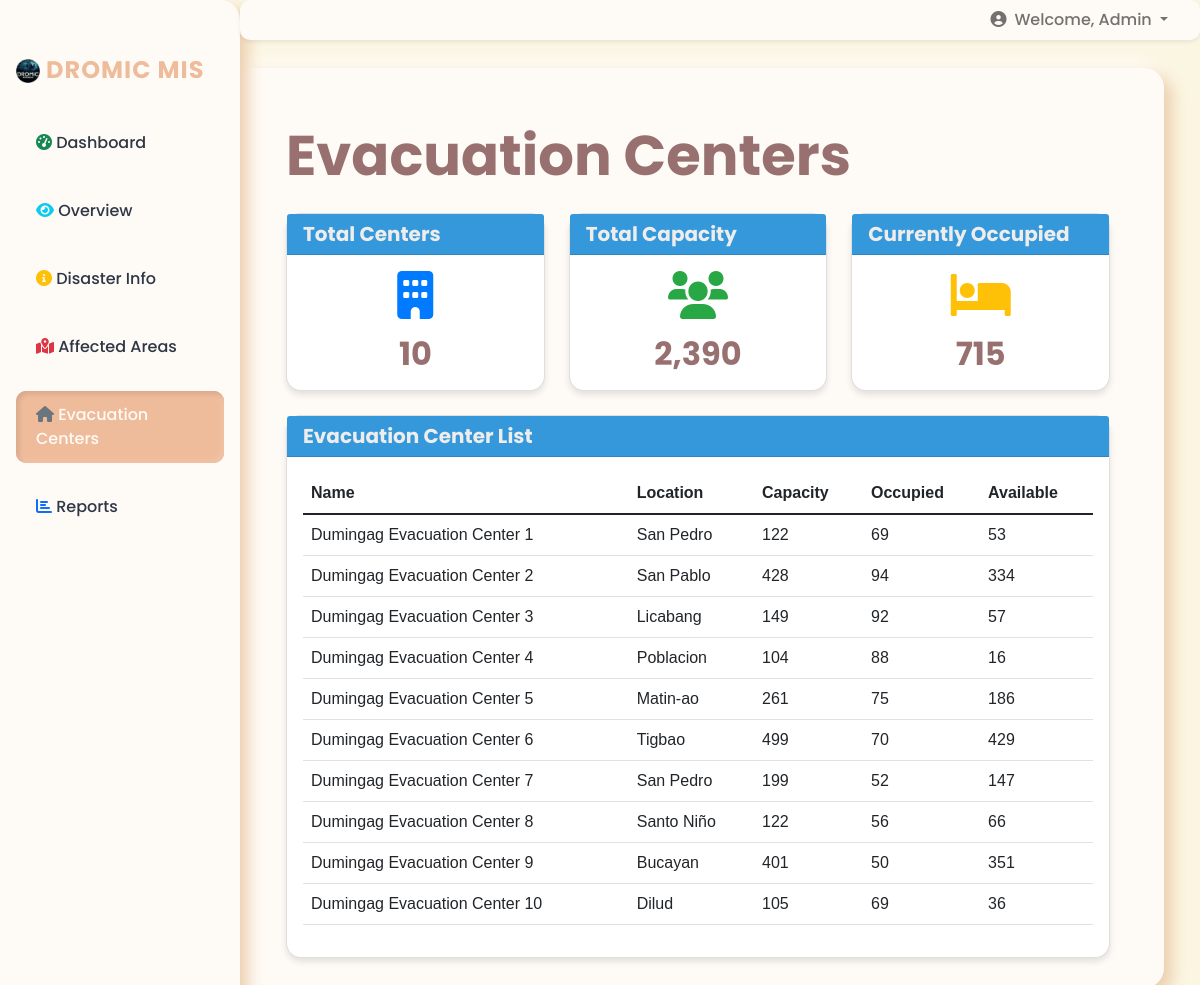
The page /evacuation-centers/ on the database its author committed.
### core/models.py (models this page shows, shortened)
class EvacuationCenter(models.Model):
    name = models.CharField(max_length=100)
    location = models.CharField(max_length=255)
    capacity = models.IntegerField()
    current_occupancy = models.IntegerField(default=0)

### core/views.py (the view)
# urls.py: path('evacuation-centers/', views.evacuation_centers, name='evacuation_centers'),
def evacuation_centers(request):
    centers = EvacuationCenter.objects.all()
    context = {
        'centers': centers,
        'total_centers': centers.count(),
        'total_capacity': centers.aggregate(Sum('capacity'))['capacity__sum'],
        'total_occupied': centers.aggregate(Sum('current_occupancy'))['current_occupancy__sum'],
    }
    return render(request, 'core/evacuation_centers.html', context)

### core/templatetags/custom_filters.py (called while the page is built)
@register.filter
def sub(value, arg):
    return value - arg

### core/templates/core/evacuation_centers.html (shortened to what this page needs)
{% extends 'base.html' %}
{% load static %}
{% load humanize %}
{% load custom_filters %}
{% block content %}
<div class="container-fluid mt-4">
    <h1 class="display-4 mb-4">Evacuation Centers</h1>
    <div class="row mb-4">
        <div class="col-md-4">
            <div class="card dashboard-card">
                <div class="card-header dashboard-card-header">
                    <h5 class="card-title mb-0">Total Centers</h5>
                </div>
                <div class="card-body text-center">
                    <i class="fas fa-building dashboard-icon mb-3" style="color: #007bff;"></i>
                    <h2 class="card-text">{{ total_centers }}</h2>
                </div>
            </div>
        </div>
        <div class="col-md-4">
            <div class="card dashboard-card">
                <div class="card-header dashboard-card-header">
                    <h5 class="card-title mb-0">Total Capacity</h5>
                </div>
                <div class="card-body text-center">
                    <i class="fas fa-users dashboard-icon mb-3" style="color: #28a745;"></i>
                    <h2 class="card-text">{{ total_capacity|intcomma }}</h2>
                </div>
            </div>
        </div>
        <div class="col-md-4">
            <div class="card dashboard-card">
                <div class="card-header dashboard-card-header">
                    <h5 class="card-title mb-0">Currently Occupied</h5>
                </div>
                <div class="card-body text-center">
                    <i class="fas fa-bed dashboard-icon mb-3" style="color: #ffc107;"></i>
                    <h2 class="card-text">{{ total_occupied|intcomma }}</h2>
                </div>
            </div>
        </div>
    </div>
    <div class="card dashboard-card mt-4">
        <div class="card-header dashboard-card-header">
            <h5 class="card-title mb-0">Evacuation Center List</h5>
        </div>
        <div class="card-body">
            <div class="table-responsive">
                <table class="table table-hover">
                    <thead>
                        <tr>
                            <th>Name</th>
                            <th>Location</th>
                            <th>Capacity</th>
                            <th>Occupied</th>
                            <th>Available</th>
                        </tr>
                    </thead>
                    <tbody>
                        {% for center in centers %}
                        <tr>
                            <td>{{ center.name }}</td>
                            <td>{{ center.location }}</td>
                            <td>{{ center.capacity|intcomma }}</td>
                            <td>{{ center.current_occupancy|intcomma }}</td>
                            <td>{{ center.capacity|sub:center.current_occupancy|intcomma }}</td>
                        </tr>
                        {% endfor %}
                    </tbody>
                </table>
            </div>
        </div>
    </div>
</div>
{% endblock %}

### core/templates/base.html (shortened to what this page needs)
{% load static %}
<!DOCTYPE html>
<html lang="en">
<head>
    <link href="https://cdn.jsdelivr.net/npm/bootstrap@5.3.0/dist/css/bootstrap.min.css" rel="stylesheet">
    <link href="https://cdnjs.cloudflare.com/ajax/libs/font-awesome/6.0.0-beta3/css/all.min.css" rel="stylesheet">
    <link href="https://cdn.jsdelivr.net/npm/bootstrap@5.1.3/dist/css/bootstrap.min.css" rel="stylesheet">
    <link href="https://cdnjs.cloudflare.com/ajax/libs/font-awesome/6.0.0-beta3/css/all.min.css" rel="stylesheet">
    <link rel="stylesheet" href="{% static 'css/styles.css' %}">
</head>
<body>
    <div class="container-fluid">
        <div class="row">
            {% block sidebar %}
            <nav id="sidebar" class="col-md-3 col-lg-2 d-md-block sidebar collapse">
                <div class="position-sticky sidebar-sticky">
                    <h3 class="sidebar-heading"><img src="{% static 'img/dromic_logo.png' %}" alt="DROMIC Logo" width="24" height="24"> DROMIC MIS</h3>                                        <ul class="nav flex-column">
                        <li class="nav-item">
                            <a class="nav-link" href="{% url 'dashboard' %}"><i class="fas fa-tachometer-alt text-success "></i> Dashboard</a>
                        </li>
                        <li class="nav-item">
                            <a class="nav-link" href="{% url 'overview' %}"><i class="fas fa-eye text-info"></i> Overview</a>
                        </li>
                        <li class="nav-item">
                            <a class="nav-link" href="{% url 'disaster_info' %}"><i class="fas fa-info-circle text-warning"></i> Disaster Info</a>
                        </li>
                        <li class="nav-item">
                            <a class="nav-link" href="{% url 'affected_area_list' %}"><i class="fas fa-map-marked-alt text-danger"></i> Affected Areas</a>
                        </li>
                        <li class="nav-item">
                            <a class="nav-link" href="{% url 'evacuation_centers' %}"><i class="fas fa-home text-secondary"></i> Evacuation Centers</a>
                        </li>
                        <li class="nav-item">
                            <a class="nav-link" href="{% url 'report_list' %}"><i class="fas fa-chart-bar text-primary"></i> Reports</a>
                        </li>
                    </ul>
                </div>
            </nav>
            {% endblock %}
            <main class="col-md-9 ms-sm-auto col-lg-10 px-md-4">
                {% block header %}
                <header class="navbar navbar-expand-md navbar-light sticky-top p-0 shadow-sm">
                    <div class="container-fluid">
                        <div class="navbar-nav flex-row ms-auto">
                            <div class="nav-item dropdown">
                                <a class="nav-link dropdown-toggle" href="#" id="navbarDropdown" role="button" data-bs-toggle="dropdown" aria-expanded="false">
                                    <i class="fas fa-user-circle me-2"></i>Welcome, admin
                                </a>
                            </div>
                        </div>
                    </div>
                </header>
                {% endblock %}
                <div class="content-wrapper">
                    {% block content %}{% endblock %}
                </div>
            </main>
        </div>
    </div>
</body>
</html>

### static/css/styles.css (style rules this page uses)
:root { --primary-color: #FEFBF6; --secondary-color: #FEFBF6; --accent-color: #EFBC9B; --text-color: #2F3645; --shadow-light: #FEFBF6; --shadow-dark: #ECCEAE; }
body { font-family: 'Ubuntu', sans-serif; background-color: var(--primary-color); color: var(--text-color); }
.sidebar { position: fixed; top: 0; bottom: 0; left: 0; z-index: 100; padding: 48px 0 0; box-shadow: 8px 8px 16px var(--shadow-dark), -8px -8px 16px var(--shadow-light); border-radius: 0 20px 20px 0; background-color: var(--primary-color); width: 240px; }
.sidebar-sticky { position: relative; top: 0; height: calc(100vh - 48px); padding-top: .5rem; overflow-x: hidden; overflow-y: auto; }
.sidebar-heading { font-family: 'Poppins', sans-serif; font-weight: 700; font-size: 1.5rem; color: var(--accent-color); text-transform: uppercase; letter-spacing: 1px; margin-bottom: 1.5rem; padding: 0 1rem; text-shadow: 1px 1px 2px var(--shadow-light); }
.sidebar .nav-link { color: var(--text-color); margin: 10px 1rem; padding: 12px 20px; border-radius: 10px; transition: all 0.3s ease; position: relative; overflow: hidden; }
.sidebar .nav-link:before { content: ''; position: absolute; top: 0; left: -100%; width: 100%; height: 100%; background: var(--accent-color); transition: all 0.3s ease; z-index: -1; }
.sidebar .nav-link.active { background-color: var(--accent-color); color: var(--primary-color); box-shadow: inset 3px 3px 5px rgba(0,0,0,0.1), inset -3px -3px 5px rgba(255,255,255,0.1); }
.sidebar .nav-link.active:before { left: 0; }
main { padding-top: 48px; margin-left: 240px; }
.navbar { position: fixed; top: 0; right: 0; left: 240px; z-index: 1030; background-color: var(--primary-color) !important; box-shadow: 0 4px 6px var(--shadow-dark), 0 -2px 6px var(--shadow-light); border-radius: 10px; }
.content-wrapper { background-color: var(--primary-color); border-radius: 20px; box-shadow: 8px 8px 16px var(--shadow-dark), -8px -8px 16px var(--shadow-light); padding: 30px; margin: 20px 0; }

### core/templates/base.html (style rules this page uses)
body { background-color: #FBF6E2; }
h1, h2, h3, h4, h6 { font-family: 'Poppins', sans-serif; font-weight: 700; color: #987070; }
.nav-link { font-family: 'Poppins', sans-serif; font-weight: 500; text-transform: capitalize; }
.content-wrapper { font-size: 16px; }
.display-4 { font-family: 'Poppins', sans-serif; font-weight: 700; color: #987070; }
.card-title { font-family: 'Poppins', sans-serif; font-weight: 700; color: #EEEDEB; }

### core/templates/core/evacuation_centers.html (style rules this page uses)
.dashboard-card { border-radius: 15px; box-shadow: 0 4px 6px rgba(0, 0, 0, 0.1); transition: transform 0.3s; }
.dashboard-card-header { background-color: #3498db; color: white; border-top-left-radius: 15px; border-top-right-radius: 15px; }
.dashboard-icon { font-size: 3rem; color: #3498db; }

### rows shown on the page
EvacuationCenter: name "Dumingag Evacuation Center 1", location "San Pedro", capacity "122", current_occupancy "69", capacity|sub "53"
EvacuationCenter: name "Dumingag Evacuation Center 2", location "San Pablo", capacity "428", current_occupancy "94", capacity|sub "334"
EvacuationCenter: name "Dumingag Evacuation Center 3", location "Licabang", capacity "149", current_occupancy "92", capacity|sub "57"
EvacuationCenter: name "Dumingag Evacuation Center 4", location "Poblacion", capacity "104", current_occupancy "88", capacity|sub "16"
EvacuationCenter: name "Dumingag Evacuation Center 5", location "Matin-ao", capacity "261", current_occupancy "75", capacity|sub "186"
EvacuationCenter: name "Dumingag Evacuation Center 6", location "Tigbao", capacity "499", current_occupancy "70", capacity|sub "429"
EvacuationCenter: name "Dumingag Evacuation Center 7", location "San Pedro", capacity "199", current_occupancy "52", capacity|sub "147"
EvacuationCenter: name "Dumingag Evacuation Center 8", location "Santo Niño", capacity "122", current_occupancy "56", capacity|sub "66"
EvacuationCenter: name "Dumingag Evacuation Center 9", location "Bucayan", capacity "401", current_occupancy "50", capacity|sub "351"
EvacuationCenter: name "Dumingag Evacuation Center 10", location "Dilud", capacity "105", current_occupancy "69", capacity|sub "36"

### other values the page prints
{{ total_centers }} "10"
{{ total_capacity|intcomma }} "2,390"
{{ total_occupied|intcomma }} "715"
